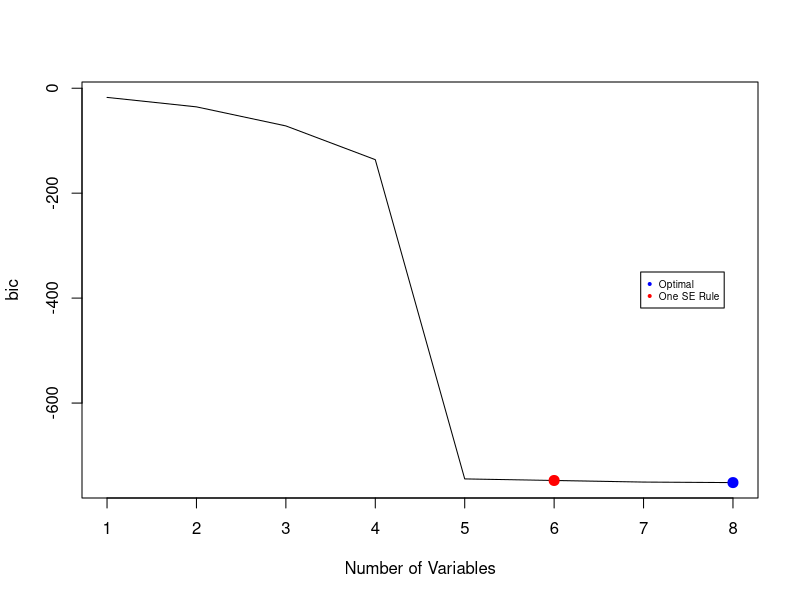
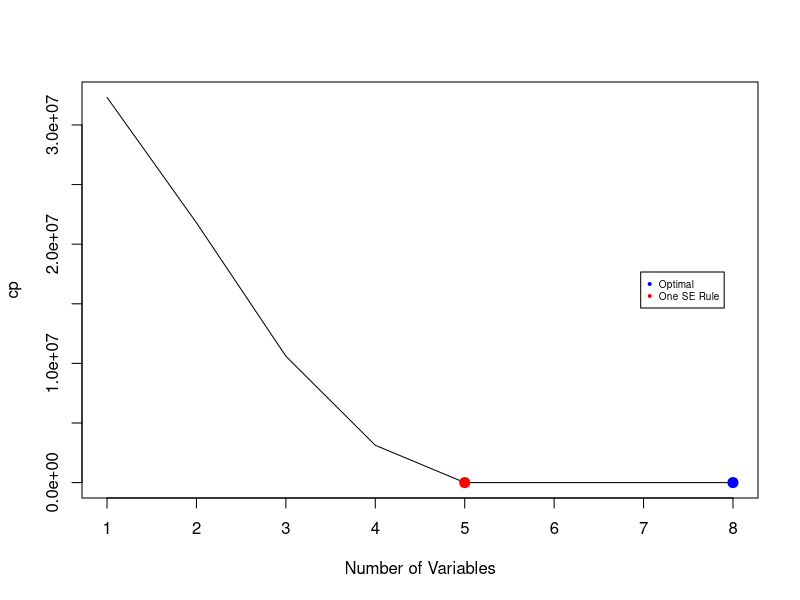
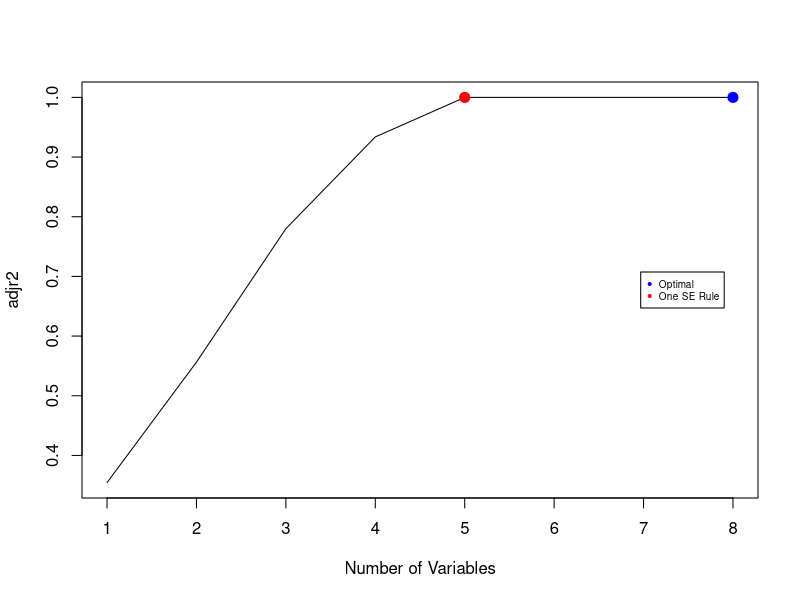
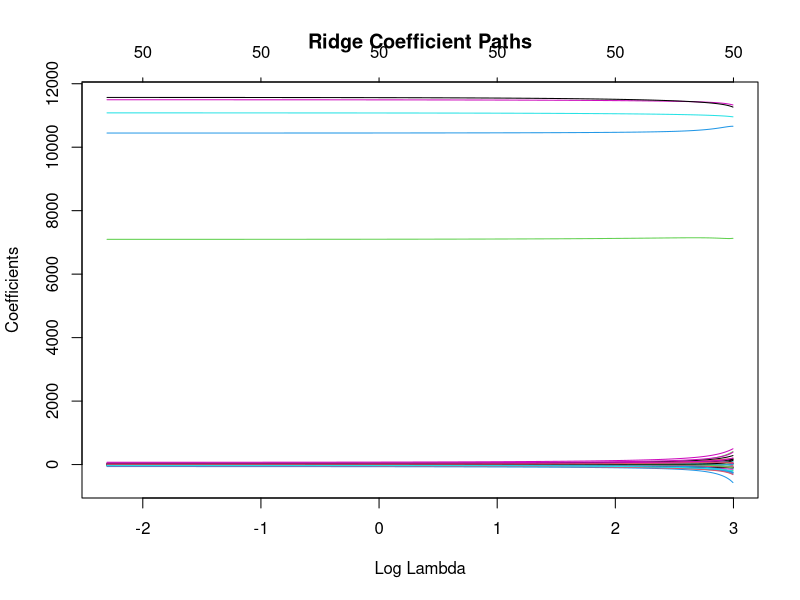
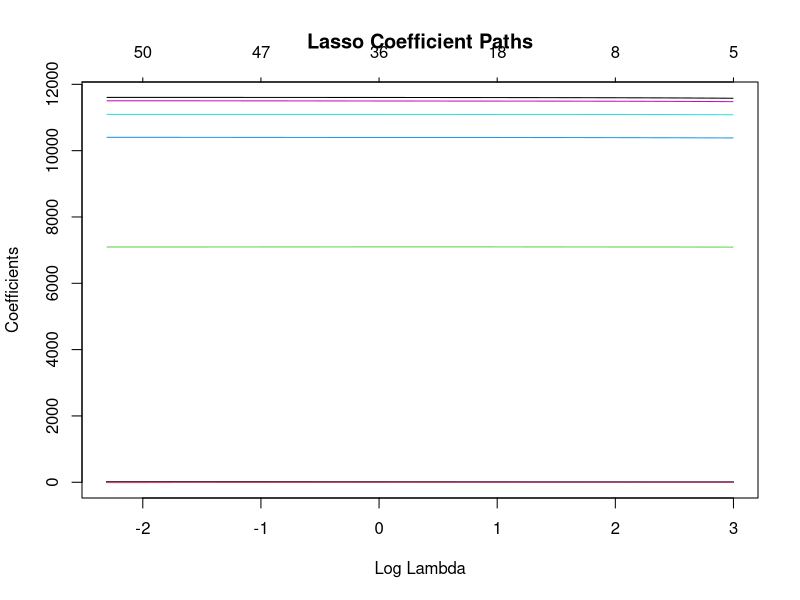
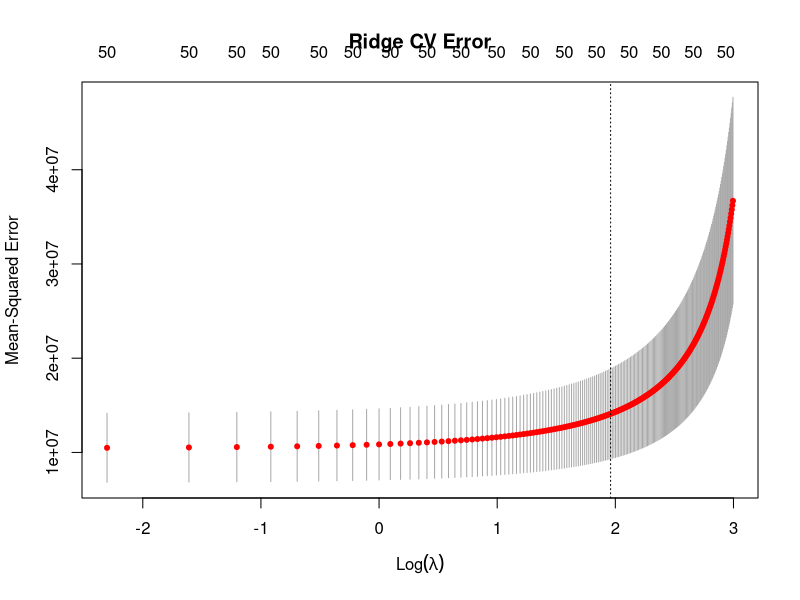
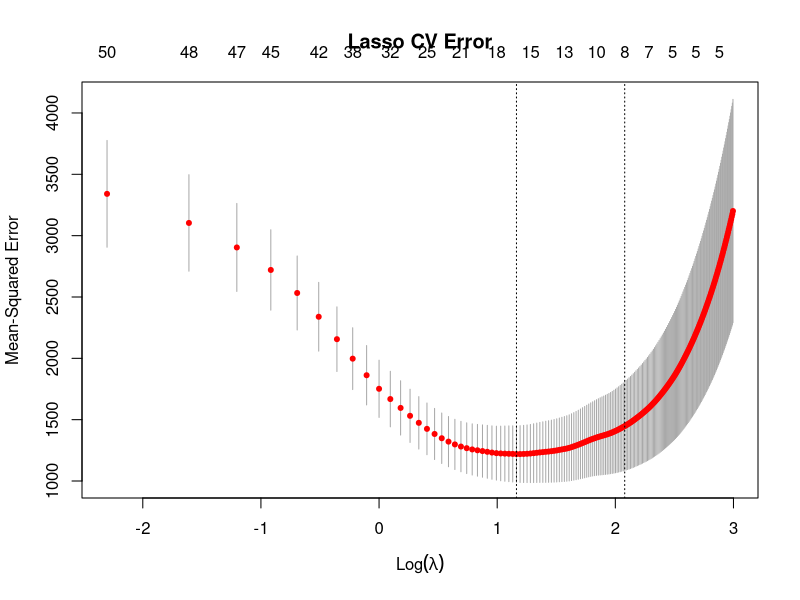
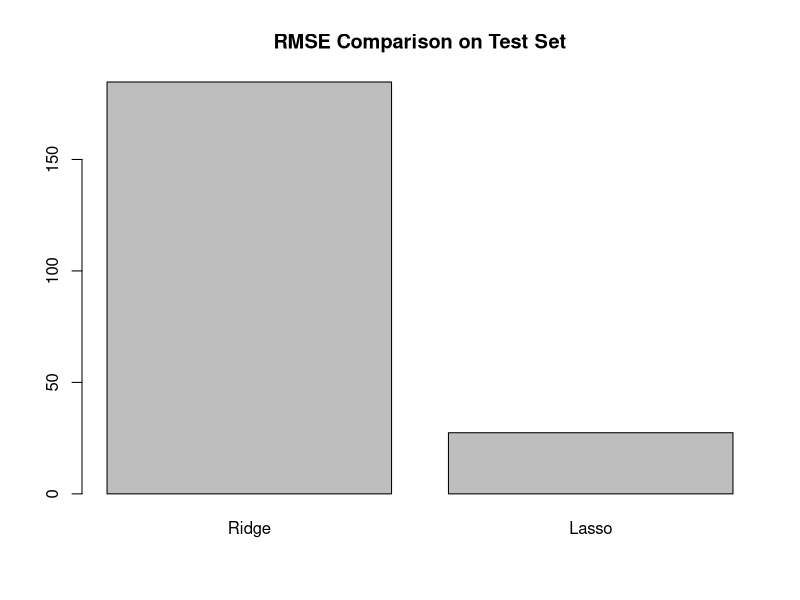

These figures' R source, in order:
# Get current working directory
getwd()
# Set working directory
setwd('/home/domenico/Desktop/MAGISTRALE/Statistical Data Analysis/Progetto')
# Read data
data <- read.csv("RegressionDataset_DA_group3.csv")
# Display data
print(data)

# Load libraries
library(glmnet)
library(caret)
library(leaps)

# Set random seed for reproducibility
set.seed(123)
# Create index for training data
trainIndex <- sample(1:nrow(data), 0.8*nrow(data))
# Create training and test sets
trainData <- data[trainIndex,]
testData <- data[-trainIndex,]

#x is a matrix of all train data columns except the first (the response) while y is the first column(the response)
x_train = as.matrix(trainData[, -1])
y_train = trainData[, 1]
x_test = as.matrix(testData[, -1])
y_test = testData[,1]

# Create data frames for training and testing
data_frame_train <- data.frame(y_train, x_train)
colnames(data_frame_train)[1] <- "y_train"
data_frame_test <- data.frame(y_test, x_test)
colnames(data_frame_test)[1] <- "y_test"

# Print the lengths
cat("Length of x_train is ", nrow(x_train), "\n")
cat("Length of y_train is ", length(y_train), "\n")
cat("Length of x_test is ", nrow(x_test), "\n")
cat("Length of y_test is ", length(y_test), "\n")




# MULTIPLE LINEAR REGRESSION

#fit multiple linear regression model
multiple_lr_fit <- lm(y_train ~ ., data = data_frame_train)
# Summary of the fit
summary(multiple_lr_fit)

# Extract coefficients
coefficients_matrix <- multiple_lr_fit$coefficients
#remove intercept
coefficients_matrix <- coefficients_matrix[-1]
# p-values are in the 4th column
# Extract p-values for all coefficients
p_values <- summary(multiple_lr_fit)$coefficients[-1, 4]
# Filter significant coefficients (e.g., p < 0.05)
significant_coeff_names <- which(p_values < 0.05)
significant_coeff_values = coefficients_matrix[significant_coeff_names]
# Display the names of significant coefficients
cat("significant predictors for multiple linear regression:",significant_coeff_names)

ascii_codes <- round(significant_coeff_values / 100)
# Convert to ASCII characters
characters <- intToUtf8(ascii_codes)
cat("clue using simple linear regression:",characters)

# Make predictions on test data
predictions_mlr <- predict(multiple_lr_fit, newdata = data_frame_test)
# Calculate residuals (difference between observed and predicted values)
residuals <- y_test - predictions_mlr
# Calculate the Mean Squared Error (MSE)
mse <- mean(residuals^2)
# Create a data frame for plotting
mse_df <- data.frame(MSE = mse)
# Print the MSE value
cat("Test Mean Squared Error (MSE) of multiple linear regression is:", mse, "\n")
#test MSE is very high




#BEST SUBSET SELECTION
regfit.full<-regsubsets(x_train,y_train,nvmax = 8,really.big = T)
reg.summary<-summary(regfit.full)

oser_indexes <- list()
# Loop through the summaries
for (reg_summary_name in c("bic", "cp", "adjr2")) {
  # Select the appropriate summary based on the name
  reg_summary <- reg.summary[[reg_summary_name]]
  # Determine the index of the minimum or maximum value based on the summary name
  if (reg_summary_name == "adjr2") {
    idx <- which.max(reg_summary)
  } else {
    idx <- which.min(reg_summary)
  }
  # Calculate the standard error
  se <- sd(reg_summary) / sqrt(length(x_train))
  # Find the indexes within one standard error of the minimum or maximum
  indexes <- which(reg_summary >= (reg_summary[idx] - se) & reg_summary <= (reg_summary[idx] + se))
  # Find the minimum index within the range
  min_index <- min(indexes)
  # Insert the min_index into oser_indexes
  oser_indexes[[reg_summary_name]] <- min_index
  # Initialize plot
  plot(reg_summary, xlab = "Number of Variables", ylab = reg_summary_name, type = "l")
  # Add points for max or min value
  points(idx, reg_summary[idx], col = "blue", cex = 2, pch = 20)
  # Add points for min_index
  points(min_index, reg_summary[min_index], col = "red", cex = 2, pch = 20)
  # Add legend
  legend("right", legend = c("Optimal", "One SE Rule"), col = c("blue", "red"), pch = 20, cex = 0.6, inset = c(0.05, 0.05))
}

# Convert the list to a numeric vector
oser_indexes_vector <- unlist(oser_indexes)
#find the mean of oser
mean_oser_index = round(mean(oser_indexes_vector))
# Extract coefficients for the model with mean_oser_index predictors
best_model_coef = coef(regfit.full, id = mean_oser_index)
# Extract the names of the predictors
best_predictors = names(best_model_coef)[-1]  # Exclude intercept
# Display the names of the best predictors
cat("Best predictors name using bestsubset selection: ",best_predictors)

ascii_codes <- round(best_model_coef / 100)
# Convert to ASCII characters
characters <- intToUtf8(ascii_codes)
cat("clue using bestsubset selection:",characters)




#RIDGE AND LASSO 

# Define lambda sequence
lambda_seq <- seq(0,20, by=0.1)

# Fit Ridge model with specified lambda values
fit.ridge <- glmnet(x_train, y_train, alpha = 0, lambda = lambda_seq)
# Plot Ridge coefficients
plot(fit.ridge, xvar="lambda", label=TRUE, main="Ridge Coefficient Paths")

# Fit Lasso model with specified lambda values
fit.lasso <- glmnet(x_train, y_train, alpha = 1, lambda = lambda_seq)
# Plot Lasso coefficients
plot(fit.lasso, xvar="lambda", label=TRUE, main="Lasso Coefficient Paths")

# Cross-validation for Ridge with specified lambda values
cv.ridge <- cv.glmnet(x_train, y_train, alpha=0, lambda = lambda_seq, nfolds=10)
plot(cv.ridge, main="Ridge CV Error")

# Cross-validation for Lasso with specified lambda values
cv.lasso <- cv.glmnet(x_train, y_train, alpha=1, lambda = lambda_seq, nfolds=10)
plot(cv.lasso, main="Lasso CV Error")

# Prediction and comparison on test set for Ridge and Lasso
pred.ridge <- predict(fit.ridge, s = cv.ridge$lambda.min, newx = x_test)
pred.lasso <- predict(fit.lasso, s = cv.lasso$lambda.min, newx = x_test)
# Calculate RMSE for Ridge and Lasso
rmse.ridge <- sqrt(mean((pred.ridge - y_test)^2))
rmse.lasso <- sqrt(mean((pred.lasso - y_test)^2))

# Plot RMSE comparison
barplot(c(rmse.ridge, rmse.lasso), 
        names.arg=c("Ridge", "Lasso"), 
        main="RMSE Comparison on Test Set")

# Identify the model with the lowest RMSE
lowest_rmse_model <- which.min(c(rmse.ridge, rmse.lasso))
lowest_rmse_model

# Extract best coefficients based on the model with the lowest RMSE
if (lowest_rmse_model == 1) {  # Ridge
  best_coef_matrix <- as.matrix(coef(cv.ridge, s = cv.ridge$lambda.min))
} else if (lowest_rmse_model == 2) {  # Lasso
  best_coef_matrix <- as.matrix(coef(cv.lasso, s = cv.lasso$lambda.min))
}

# Remove the intercept from the matrix
best_coef_matrix <- best_coef_matrix[-1, , drop = FALSE]
# Convert sparse matrix to dense vector
dense_coef <- best_coef_matrix
# Filter out zeros and NAs
filtered_coef <- dense_coef[!is.na(dense_coef) & dense_coef != 0]
# Divide by 100 and round to nearest integer
ascii_codes <- round(filtered_coef / 100)
# Convert to ASCII characters
characters <- intToUtf8(ascii_codes)
cat("clue using Ridge/Lasso:",characters)
